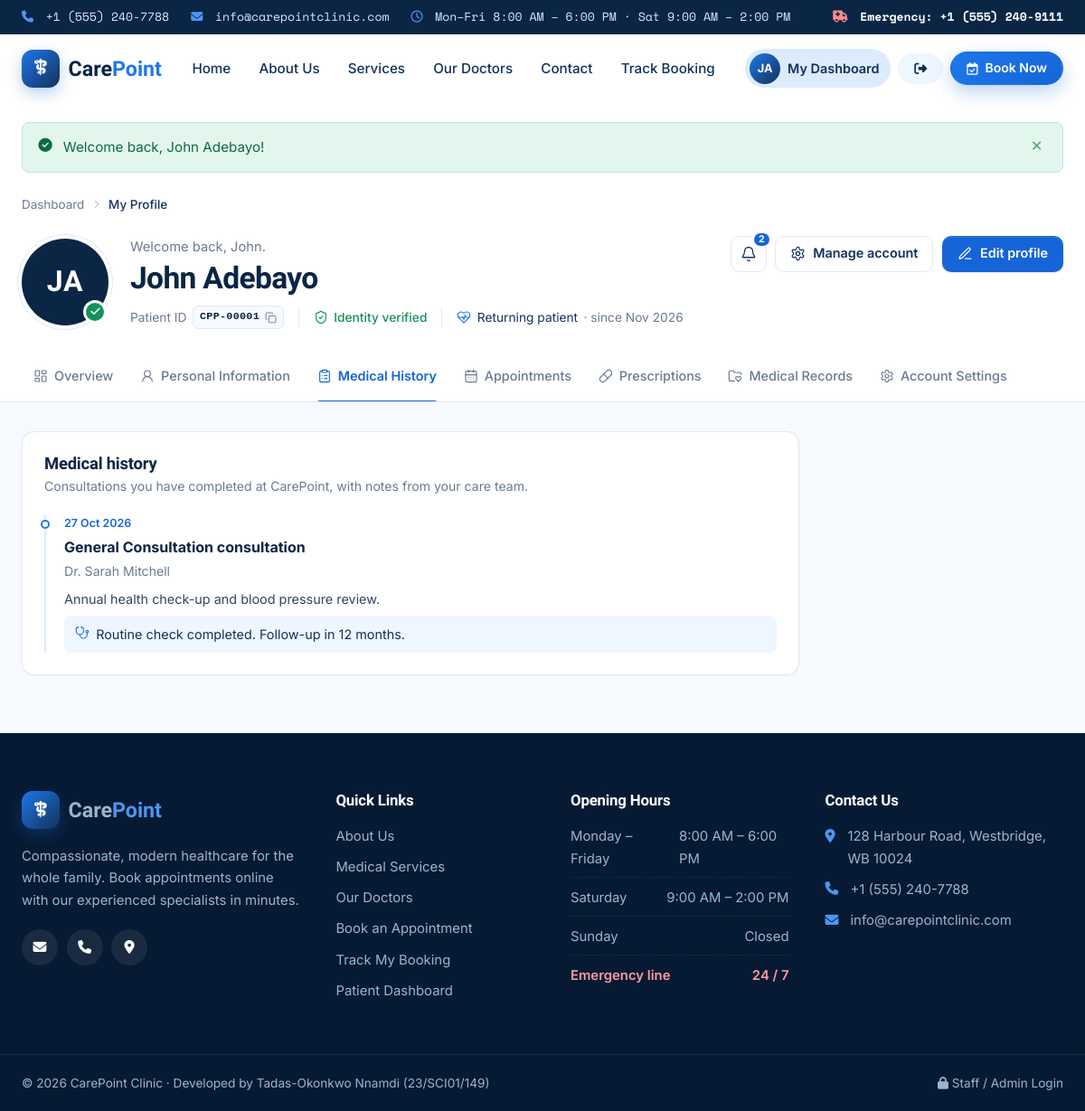
The app's page /profile.php?tab=history (signed in) with its own data.
### tables this page shows
CREATE TABLE users (
    id            INT UNSIGNED AUTO_INCREMENT PRIMARY KEY,
    full_name     VARCHAR(100) NOT NULL,
    email         VARCHAR(150) NOT NULL UNIQUE,
    phone         VARCHAR(30)  NOT NULL,
    age           TINYINT UNSIGNED NULL,
    gender        ENUM('Male','Female','Other') NULL,
    date_of_birth DATE         NULL,
    blood_group   ENUM('A+','A-','B+','B-','AB+','AB-','O+','O-') NULL,
    emergency_name     VARCHAR(100) NULL,
    emergency_relation VARCHAR(50)  NULL,
    emergency_phone    VARCHAR(30)  NULL,
    password_hash VARCHAR(255) NOT NULL,
    created_at    TIMESTAMP    NOT NULL DEFAULT CURRENT_TIMESTAMP
);

CREATE TABLE appointments (
    id               INT UNSIGNED AUTO_INCREMENT PRIMARY KEY,
    reference        VARCHAR(20)  NOT NULL UNIQUE,
    user_id          INT UNSIGNED NULL,
    doctor_id        INT UNSIGNED NULL,
    department_id    INT UNSIGNED NOT NULL,
    doctor_name      VARCHAR(100) NOT NULL,
    patient_name     VARCHAR(100) NOT NULL,
    email            VARCHAR(150) NOT NULL,
    phone            VARCHAR(30)  NOT NULL,
    age              TINYINT UNSIGNED NOT NULL,
    gender           ENUM('Male','Female','Other') NOT NULL,
    appointment_date DATE         NOT NULL,
    appointment_time TIME         NOT NULL,
    reason           TEXT         NOT NULL,
    status           ENUM('Pending','Confirmed','Completed','Cancelled','Rejected') NOT NULL DEFAULT 'Pending',
    admin_note       VARCHAR(255) NULL,
    slot_lock        TINYINT(1)   NULL DEFAULT 1,
    created_at       TIMESTAMP    NOT NULL DEFAULT CURRENT_TIMESTAMP,
    updated_at       TIMESTAMP    NOT NULL DEFAULT CURRENT_TIMESTAMP ON UPDATE CURRENT_TIMESTAMP,
    UNIQUE KEY uq_doctor_slot (doctor_id, appointment_date, appointment_time, slot_lock),
    KEY idx_status (status),
    KEY idx_email (email),
    KEY idx_date (appointment_date),
    CONSTRAINT fk_appt_user FOREIGN KEY (user_id)
        REFERENCES users(id) ON UPDATE CASCADE ON DELETE SET NULL,
    CONSTRAINT fk_appt_doctor FOREIGN KEY (doctor_id)
        REFERENCES doctors(id) ON UPDATE CASCADE ON DELETE SET NULL,
    CONSTRAINT fk_appt_department FOREIGN KEY (department_id)
        REFERENCES departments(id) ON UPDATE CASCADE ON DELETE RESTRICT
);

CREATE TABLE departments (
    id                INT UNSIGNED AUTO_INCREMENT PRIMARY KEY,
    name              VARCHAR(100) NOT NULL UNIQUE,
    slug              VARCHAR(100) NOT NULL UNIQUE,
    icon              VARCHAR(60)  NOT NULL DEFAULT 'fa-stethoscope',
    short_description VARCHAR(255) NOT NULL,
    description       TEXT         NOT NULL,
    features          VARCHAR(500) NOT NULL DEFAULT '',
    created_at        TIMESTAMP    NOT NULL DEFAULT CURRENT_TIMESTAMP
);

### profile.php (the view, shortened to what the rows shown need)
<?php
require_once __DIR__ . '/includes/functions.php';
require_once __DIR__ . '/includes/profile_components.php';
require_login();
$profile = get_patient_profile((int)current_user()['id']);
$tab = $_GET['tab'] ?? 'overview';
$stmt = db()->prepare(
    'SELECT a.*, dp.name AS department_name
     FROM appointments a JOIN departments dp ON dp.id = a.department_id
     WHERE a.user_id = ?
     ORDER BY a.appointment_date DESC, a.appointment_time DESC'
);
$stmt->execute([$profile['id']]);
$appointments = $stmt->fetchAll();
$upcoming = $completed = [];
foreach ($appointments as $a) {
    $ts = strtotime($a['appointment_date'] . ' ' . $a['appointment_time']);
    if ($ts >= time() && in_array($a['status'], ['Pending', 'Confirmed'], true)) {
        $upcoming[] = $a;
    }
    if ($a['status'] === 'Completed') {
        $completed[] = $a;
    }
}
usort($upcoming, fn($x, $y) => strcmp($x['appointment_date'] . $x['appointment_time'], $y['appointment_date'] . $y['appointment_time']));
$next = $upcoming[0] ?? null;
$activePage    = 'dashboard';
$pageStyles    = ['profile.css'];
require_once __DIR__ . '/includes/header.php';
render_profile_header($profile, $status, $tab);
?>
<section class="pf-body">
    <div class="container">
    <?php if ($tab === 'overview'): ?>
        <div class="pf-grid">
            <div class="pf-stack">
                <?php render_personal_info($profile); ?>
                <article class="pf-card">
                    <header class="pf-card-head">
                        <div><h2>Recent appointments</h2><p>Your latest bookings at CarePoint.</p></div>
                        <a href="<?= profile_url('appointments') ?>" class="pf-link">View all <?= lc('chevron-right') ?></a>
                    </header>
                    <?php if ($appointments): ?>
                        <ul class="pf-appts"><?php foreach (array_slice($appointments, 0, 3) as $a) { render_appt_row($a); } ?></ul>
                    <?php else: ?>
                        <?php render_profile_empty('calendar-days', 'No appointments yet', 'Book your first consultation and it will appear here.', ['Book appointment', url('book.php'), 'calendar-plus']); ?>
                    <?php endif; ?>
                </article>
            </div>
            <aside class="pf-stack">
                <article class="pf-card pf-next">
                    <span class="pf-eyebrow">Next appointment</span>
                    <?php if ($next): ?>
                        <h3><?= e($next['doctor_name']) ?></h3>
                        <p class="pf-muted"><?= e($next['department_name']) ?></p>
                        <ul class="pf-next-when">
                            <li><?= lc('calendar-days') ?> <?= e(format_date($next['appointment_date'], 'l, j F')) ?></li>
                            <li><?= lc('clock') ?> <?= e(format_time($next['appointment_time'])) ?></li>
                        </ul>
                        <?= status_badge($next['status']) ?>
                    <?php else: ?>
                        <p class="pf-muted">Nothing scheduled.</p>
                        <a href="<?= url('book.php') ?>" class="pf-btn pf-btn-solid pf-btn-block"><?= lc('calendar-plus') ?><span>Book appointment</span></a>
                    <?php endif; ?>
                </article>
                <article class="pf-card">
                    <span class="pf-eyebrow">Care summary</span>
                    <dl class="pf-summary">
                        <div><dt>Completed visits</dt><dd><?= count($completed) ?></dd></div>
                        <div><dt>Upcoming</dt><dd><?= count($upcoming) ?></dd></div>
                        <div><dt>Total bookings</dt><dd><?= count($appointments) ?></dd></div>
                    </dl>
                </article>
            </aside>
        </div>
    <?php elseif ($tab === 'history'): ?>
        <article class="pf-card pf-narrow">
            <header class="pf-card-head">
                <div><h2>Medical history</h2><p>Consultations you have completed at CarePoint, with notes from your care team.</p></div>
            </header>
            <?php if ($completed): ?>
                <ol class="pf-timeline">
                    <?php foreach ($completed as $a): ?>
                        <li>
                            <span class="pf-timeline-date"><?= e(format_date($a['appointment_date'], 'j M Y')) ?></span>
                            <strong><?= e($a['department_name']) ?> consultation</strong>
                            <span class="pf-muted"><?= e($a['doctor_name']) ?></span>
                            <?php if ($a['reason']): ?><p><?= e(mb_strimwidth($a['reason'], 0, 180, '…')) ?></p><?php endif; ?>
                            <?php if ($a['admin_note']): ?><p class="pf-note"><?= lc('stethoscope') ?> <?= e($a['admin_note']) ?></p><?php endif; ?>
                        </li>
                    <?php endforeach; ?>
                </ol>
            <?php else: ?>
                <?php render_profile_empty('clipboard-list', 'No medical history yet', 'After your first completed consultation, a summary of each visit will be kept here.'); ?>
            <?php endif; ?>
        </article>
    <?php elseif ($tab === 'prescriptions'): ?>
        <article class="pf-card pf-narrow">
            <?php render_profile_empty('pill', 'No prescriptions on file', 'Prescriptions issued by your CarePoint doctor will be listed here with dosage and refill details.', ['Book a consultation', url('book.php'), 'calendar-plus']); ?>
        </article>
    <?php elseif ($tab === 'records'): ?>
        <article class="pf-card pf-narrow">
            <?php render_profile_empty('folder-heart', 'No medical records yet', 'Lab results, scans and referral letters shared by the clinic will appear here.', ['Contact the clinic', url('contact.php'), 'phone']); ?>
        </article>
    <?php endif; ?>
    </div>
</section>
<?php require_once __DIR__ . '/includes/footer.php'; ?>

### includes/header.php (shortened to what the rows shown need)
<?php
require_once __DIR__ . '/functions.php';
$activePage = $activePage ?? '';
$user = current_user();
?>
<!DOCTYPE html>
<html lang="en">
<head>
    <link rel="stylesheet" href="https://cdnjs.cloudflare.com/ajax/libs/font-awesome/6.5.2/css/all.min.css">
    <link rel="stylesheet" href="<?= asset('css/style.css') ?>">
    <link rel="stylesheet" href="<?= asset('css/auth.css') ?>">
    <?php foreach (($pageStyles ?? []) as $__style): ?>
    <link rel="stylesheet" href="<?= asset('css/' . $__style) ?>">
    <?php endforeach; ?>
</head>
<body>
<header class="site-header" id="siteHeader">
    <div class="container nav-wrap">
        <nav class="main-nav" id="mainNav" aria-label="Main navigation">
            <div class="nav-actions">
                <?php if ($user): ?>
                    <a href="<?= url('dashboard.php') ?>" class="nav-user <?= $activePage === 'dashboard' ? 'active' : '' ?>">
                        <span class="avatar-sm"><?= e(initials($user['full_name'])) ?></span>
                        <span>My Dashboard</span>
                    </a>
                    <a href="<?= url('logout.php') ?>" class="btn btn-ghost btn-sm" title="Log out"><i class="fa-solid fa-right-from-bracket"></i><span class="show-mobile-inline"> Log out</span></a>
                <?php else: ?>
                    <a href="<?= url('login.php') ?>" class="btn btn-ghost btn-sm <?= $activePage === 'login' ? 'active' : '' ?>">Log in</a>
                <?php endif; ?>
            </div>
        </nav>
    </div>
</header>
<main id="main">

### includes/profile_components.php (shortened to what the rows shown need)
<?php
function lc(string $name, string $class = ''): string
{
    return '<i data-lucide="' . e($name) . '" class="lc ' . e($class) . '" aria-hidden="true"></i>';
}
function render_profile_header(array $p, array $status, string $activeTab): void
{
    $first = explode(' ', trim($p['full_name']))[0];
    $code  = patient_code((int)$p['id']);
    ?>
    <section class="pf-header" aria-labelledby="pfName">
        <div class="container">
                <?= lc('chevron-right') ?>
            <div class="pf-top">
                <div class="pf-identity">
                    <div class="pf-avatar" aria-hidden="true">
                        <span class="pf-avatar-initials"><?= e(initials($p['full_name'])) ?></span>
                        <?php if ($status['verified']): ?>
                            <span class="pf-avatar-badge"><?= lc('check') ?></span>
                        <?php endif; ?>
                    </div>
                    <div class="pf-id-text">
                        <p class="pf-greeting">Welcome back, <?= e($first) ?>.</p>
                        <h1 class="pf-name" id="pfName"><?= e($p['full_name']) ?></h1>
                        <ul class="pf-meta">
                            <li>
                                <button type="button" class="pf-copy" data-copy="<?= e($code) ?>" aria-label="Copy patient ID <?= e($code) ?>">
                                    <span class="pf-mono"><?= e($code) ?></span>
                                    <?= lc('copy', 'pf-copy-icon') ?><?= lc('check', 'pf-copied-icon') ?>
                                </button>
                            </li>
                            <li class="<?= $status['verified'] ? 'pf-ok' : 'pf-pending' ?>">
                            </li>
                            <li>
                                <?= lc('heart-pulse') ?>
                                <?= e($status['membership']) ?>
                                <span class="pf-muted">· since <?= e(format_date($p['created_at'], 'M Y')) ?></span>
                            </li>
                        </ul>
                    </div>
                </div>
            </div>
        </div>
    </section>
    <?php
}
    ?>

### records on screen
users: full_name "JA", full_name "John", full_name "John Adebayo", id "CPP-00001", created_at "Nov 2026"
appointments: appointment_date "27 Oct 2026", department.name "General Consultation", doctor_name "Dr. Sarah Mitchell", reason "Annual health check-up and blood pressure review.", admin_note "Routine check completed. Follow-up in 12 months."

### other values on screen
CLINIC_PHONE "+1 (555) 240-7788"
CLINIC_EMAIL "info@carepointclinic.com"
CLINIC_EMERGENCY "+1 (555) 240-9111"
$label "Home"
$label "About Us"
$label "Services"
$label "Our Doctors"
$label "Contact"
$label "Track Booking"
$f['message'] "Welcome back, John Adebayo!"
$status['membership'] "Returning patient"
$status['upcoming'] "2"
$label "Overview"
$label "Personal Information"
$label "Medical History"
